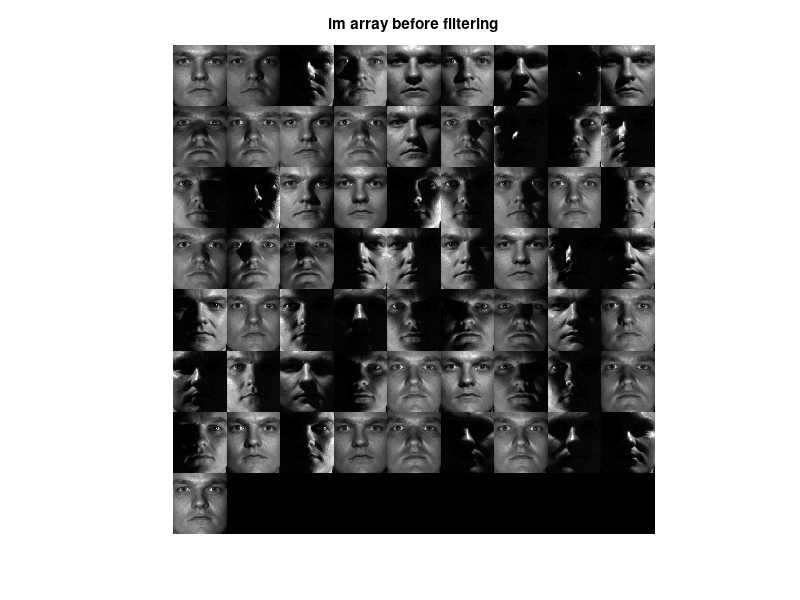

Write MATLAB code to recreate this figure. (Note: this script raises an error after producing the figure.)
close all
clear all
clc

% 1 = white guy ,2 = asian dude,5= asian lady,7 = white guy
load('facedata_yaleB07.mat')

[rows,cols,N] = size(im_array);

% show faces before
figure
montage(reshape(im_array,rows,cols,1,N))
title('im array before filtering')
A = light_dirs;

albedo = zeros(rows,cols);
normal = zeros(rows,cols,3);
p = zeros(rows,cols);
q = zeros(rows,cols);

for i = 1:rows   
    for j = 1:cols
     
    I = reshape(im_array(i,j,:),[N,1]);     % 1x1x64 -> 64x1. Pixel values from each image
    G = A\(double(I)/255);                  % Intensity b (uint8) scaled to [0-1]
    
    %compute albedo and normals
    albedo(i,j) = norm(G);
    nhat = G/albedo(i,j);
    normal(i,j,1) = nhat(1);    %x
    normal(i,j,2) = nhat(2);    %y
    normal(i,j,3) = nhat(3);    %z
    
    %compute p and q
    p(i,j) = normal(i,j,1)/normal(i,j,3);
    q(i,j) = normal(i,j,2)/normal(i,j,3);
       
    end
end

%% Across
% set first row of p from q
p2 = p;

% set first row to integral of q 
p2(:,1) = cumsum(q(:,1),2);

%calculate integral
height_map2 = cumsum(p2,2);

% set 1st pixel to 0
offset = height_map2(1,1);

%offset array
height_map2 = height_map2 - offset;

% show the 3D face
display_face_model(albedo, height_map2)
title('Integrate p across')

%% Down
% set first row of p from q
q2 = q;

% set first col to integral of p
q2(1,:) = cumsum(p(1,:),1);

%calculate integral
height_map3 = cumsum(q2,1);

% set 1st pixel to 0
offset = height_map3(1,1);

%offset array
height_map3 = height_map3 - offset;

% show the 3D face
display_face_model(albedo, height_map3)
title('Integrate q down')

%% Average
%calculate integral
height_map = (cumsum(p,2) + cumsum(q,1))/2 ;

% set 1st pixel to 0
offset = height_map(1,1);

%offset array
height_map = height_map - offset;

% show the 3D face
display_face_model(albedo, height_map)
title('3D reconstution of a face')

%% Part 2 Outlier detection
I_est = zeros(rows,cols,N);
residuals = zeros(rows,cols,N);
outlier = ones(rows,cols,N);
im_array2 = zeros(rows,cols,3,N);
im_array3 = im_array;
p_filt = zeros(rows,cols);
q_filt = zeros(rows,cols);
bad_values = 0;

for i = 1:rows
    for j = 1:cols
        for k = 1:N
            %estimated light intensity
            I_est(i,j,k) = albedo(i,j)*reshape(normal(i,j,:),3,1)'*light_dirs(k,:)';
        end
        %calc residuals
        residuals(i,j,:) = double(reshape(im_array(i,j,:),[N,1])) - reshape(I_est(i,j,:),[N,1]);
        %calc std deviation and mean for thresholds
        upper = mean(residuals(i,j,:)) + 2*std(residuals(i,j,:));
        lower = mean(residuals(i,j,:)) - 2*std(residuals(i,j,:));
        
        %find residuals
        for k = 1:N
            if residuals(i,j,k) > upper || residuals(i,j,k) < lower
                %New array holding outliers
                outlier(i,j,k) = 0;
                %Set outliers in original data to be white 255
                im_array(i,j,k) = 255;
                % images in RGB with outliers highlighted in red
                im_array2(i,j,:,k) = cat(3,255,0,0);
                %remove crappy values from the copied original data
                im_array3(i,j,k) = NaN;
                % set removed values as the mean of the rediduals
                %im_array3(i,j,k) = mean(residuals(i,j,:));
                %increment number of bad values
                bad_values = bad_values + 1;
            else
                im_array2(i,j,:,k) = reshape(cat(3,im_array(i,j,k),im_array(i,j,k),im_array(i,j,k)),[3,1]);                
            end               
        end
        
        %calc new normals without residuals
        I = reshape(im_array3(i,j,:),[N,1]);     % 1x1x64 -> 64x1. Pixel values from each image
        G = A\(double(I)/255);                  % Intensity b (uint8) scaled to [0-1]
        
        %compute albedo and normals
        albedo(i,j) = norm(G);
        nhat = G/albedo(i,j);
        normal(i,j,1) = nhat(1);    %x
        normal(i,j,2) = nhat(2);    %y
        normal(i,j,3) = nhat(3);    %z
        
        %compute p and q
        p_filt(i,j) = normal(i,j,1)/normal(i,j,3);
        q_filt(i,j) = normal(i,j,2)/normal(i,j,3);
        
    end
end
   
disp(['Number of outliers detected = ' num2str(bad_values)]);
%% Integrate filtered data w outlier removal
%check if (dp/dy - dq/dx)^2 is small

%calculate integral
height_map2 = (cumsum(p_filt,2) + cumsum(q_filt,1))/2 ;

% set 1st pixel to 0
offset = height_map2(1,1);

%offset array
height_map2 = height_map2 - offset;

% show the 3D face
display_face_model(albedo, height_map2)
title('3D reconstution of a face with outliers removed')

%% show faces after
figure
montage(reshape(im_array,rows,cols,1,N))
title('im array outliers in white')

%%
figure
montage(reshape(outlier,rows,cols,1,N))
title('show outliers in BW')
